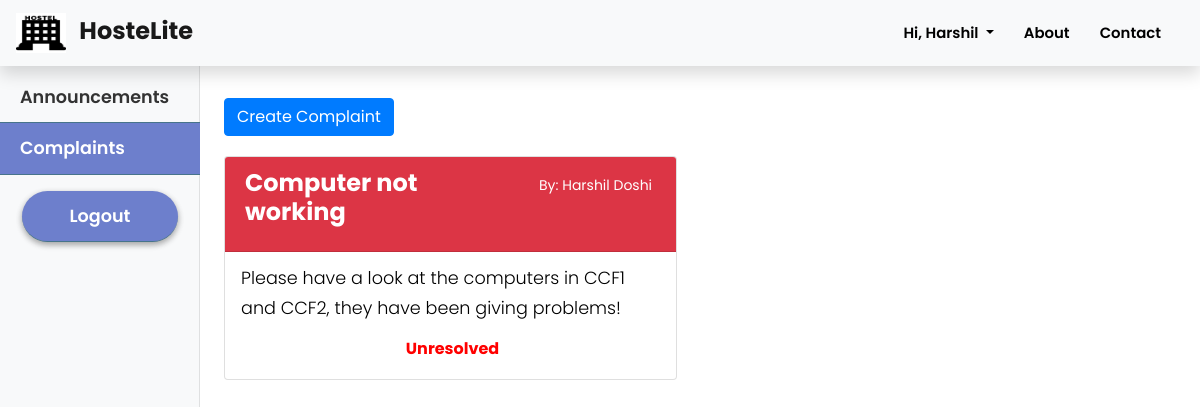
/cr/complaints (signed in), run on the app's committed database.
### hostelmanagement/models.py (models this page shows, shortened)
class User(db.Model, UserMixin):
    id = db.Column(db.Integer, primary_key=True)
    college_id = db.Column(db.String(9), unique=True, nullable=False)
    firstname = db.Column(db.String(20), nullable=False)
    lastname = db.Column(db.String(20), nullable=False)
    email = db.Column(db.String(120), unique=True, nullable=False)
    password = db.Column(db.String(60), nullable=False)
    phone = db.Column(db.String(10), unique=True, nullable=False)
    address = db.Column(db.Text, nullable=False)
    course = db.Column(db.String(20),nullable=True)
    department = db.Column(db.String(20), nullable=True)
    user_type = db.Column(db.Integer, nullable = False, default=1)
    room_no = db.Column(db.Integer, nullable = True)
    announcements = db.relationship('Announcement', backref='author', lazy=True)
    complaints = db.relationship('Complaint', backref='author', lazy=True)
    mess_menu = db.relationship('MessMenu', backref='author', lazy=True)
    courier = db.relationship('Courier', backref='user', lazy=True)
    exitentry = db.relationship('ExitEntry', backref='user', lazy=True)
    visitor = db.relationship('Visitor', backref='user', lazy=True)

class Complaint(db.Model):
    id = db.Column(db.Integer, primary_key=True)
    title = db.Column(db.String(100), nullable=False)
    date_posted = db.Column(db.DateTime, nullable=False, default=datetime.utcnow)
    content = db.Column(db.Text, nullable=False)
    user_id = db.Column(db.Integer, db.ForeignKey('user.id'), nullable=False)
    status = db.Column(db.String(20), nullable=False, default="Unresolved")
    answers = db.relationship('Answer', backref = 'complaint', lazy = True)

### hostelmanagement/routes.py (the view)
@app.route("/cr/complaints")
@login_required
def display_cr_complaints():
    complaints = Complaint.query.filter_by(user_id = current_user.id)
    return render_template('cr/complaints.html', title = 'Complaints', complaints = complaints)

### hostelmanagement/models.py (called while the page is built)
@login_manager.user_loader
def load_user(user_id):
    return User.query.get(int(user_id))

### hostelmanagement/templates/cr/complaints.html (shortened to what this page needs)
{% extends 'cr/cr_layout.html' %}
{% block cr_complaints %}active{% endblock %}
{% block cr_content %}
<div class="oneGrid">
    <a class="btn btn-primary create-btn" type="submit" href="{{ url_for('new_cr_complaint') }}">Create Complaint</a>
</div>
<div class="card-deck grid">
    {% for complaint in complaints %}
        <div class="card">
            {% if complaint.status=='Unresolved' %}
                <div class="card-header bg-danger">
                    <div class="article-metadata row justify-content-between">
                        <div class="col-md-6">
                            <h4 class="card-title text-white font-weight-bold">{{ complaint.title }}</h4>
                        </div>
                        <div class="col-md-4 mt-1">
                            <small class="text-white" style="font-size: 14px;">By: {{ complaint.author.firstname }} {{complaint.author.lastname}}</small>
                        </div>
                    </div>
                </div>
                <div class="card-body">
                    <p style="color:black;">{{complaint.content}}</p>
                    <h6 style="color:red; text-align: center; font-weight:bold;">{{ complaint.status }}</h6>
                </div>
            {% endif %}
        </div>
    {% endfor %}
</div>
{% endblock %}

### hostelmanagement/templates/layout.html (shortened to what this page needs)
<!DOCTYPE html>
<html>
<head>
    <link rel="stylesheet" href="https://cdn.jsdelivr.net/npm/bootstrap@4.5.3/dist/css/bootstrap.min.css">
    <link rel='stylesheet' href="{{ url_for('static', filename='style.css') }}">
    <link rel="stylesheet" href="https://use.fontawesome.com/releases/v5.8.1/css/all.css"
 />
</head>
<body>
    <section id="landingPage">
        <nav class="navbar sticky-top shadow navbar-expand-lg navbar-light bg-light">
            <a class="navbar-brand col-md-3 col-lg-2 mr-0 pl-0 pr-0" href="{{url_for('index')}}">
                <img width="50" height="40" class="d-inline-block align-top" alt="" loading="lazy">
                <strong class="pl-2 mt-2" style="font-size:1.2em;">HosteLite</strong>
            </a>
            <ul class='navbar-nav ml-auto mr-2'>
                {% if not current_user.is_authenticated %}
                    <li class="nav-item">
                        <a class="nav-link" href="{{ url_for('about') }}">About</a>
                    </li>
                    <li class="nav-item">
                        <a class="nav-link" href="{{ url_for('contact') }}">Contact</a>
                    </li>
                    <li class="nav-item">
                        <a class="nav-link" href="{{ url_for('login') }}">Log In</a>
                    </li>
                    <li class="nav-item">
                        <a class="nav-link toButton pl-15 pr-15" style="color: white; font-weight: 600" href="{{ url_for('application') }}">Apply Now</a>
                    </li>
                {% else %}
                    <li class="nav-item dropdown">
                        <a class="nav-link dropdown-toggle" href="#" id="navbarDropdown" role="button" data-toggle="dropdown" aria-haspopup="true" aria-expanded="false">
                            Hi, {{ current_user.firstname }}
                        </a>
                    </li>
                    <li class="nav-item">
                        <a class="nav-link" href="{{ url_for('about') }}">About</a>
                    </li>
                    <li class="nav-item">
                        <a class="nav-link" href="{{ url_for('contact') }}">Contact</a>
                    </li>
                {% endif %}
            </ul>
        </nav>
    </section>
    {% block content %}
    {% endblock %}
</body>
</html>

### hostelmanagement/static/style.css (style rules this page uses)
* { margin: 0; padding: 0; font-family: "Poppins", sans-serif; font-size: 16px; box-sizing: border-box; }
body { padding-top: 70px; overflow-x:hidden; scroll-behavior: smooth; }
#landingPage nav { position: fixed; width: 100%; opacity: 1; background-color: rgba(255, 255, 255); }
#landingPage nav ul a { font-size: 0.93em; font-weight: 600; text-decoration: none; padding: 10px 15px; text-align: center; color: #000; }
p { font-family: 'Poppins', sans-serif; font-size: 1.1em; font-weight: 300; line-height: 1.7em; color: #999; }
.grid { display: grid; grid-template-columns: repeat(2, 1fr); gap: 16px; margin-top: 20px; }
.oneGrid { display: grid; grid-template-columns: repeat(1, 1fr); gap: 16px; margin-top: 20px; }
.card-body { padding: 0.75rem; padding-left: 1rem; }
.create-btn { margin-right: auto; }

### data on the page
User: firstname "Harshil"
Complaint: title "Computer not working", author.firstname "Harshil", author.lastname "Doshi", content "Please have a look at the computers in CCF1 and CCF2, they have been giving problems!", status "Unresolved"
